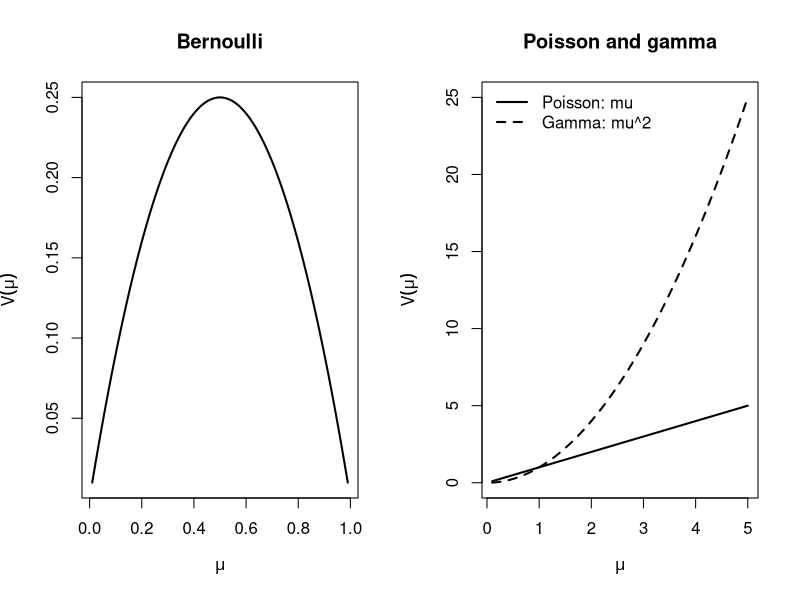

This chart was generated by the following R code:
# Session 9 — The exponential family in R
# Statistical Modelling (BAM), IE University
# Prof. Dae-Jin Lee (daelee@faculty.ie.edu)
# Same code as 09-exponential-family.Rmd. Run from this folder.

# ---- cumulant ----
# Numerical first and second derivatives of b at theta
d1 <- function(b, th, h = 1e-4) (b(th + h) - b(th - h)) / (2 * h)
d2 <- function(b, th, h = 1e-4) (b(th + h) - 2 * b(th) + b(th - h)) / h^2

# Poisson(mu = 3): theta = log(mu), b(theta) = exp(theta), a(phi) = 1
mu <- 3
c(mean = d1(exp, log(mu)), var = d2(exp, log(mu)))

# Bernoulli(p = 0.2): theta = logit(p), b(theta) = log(1 + exp(theta))
p <- 0.2
b_bern <- function(th) log(1 + exp(th))
c(mean = d1(b_bern, qlogis(p)), var = d2(b_bern, qlogis(p)))   # p and p(1 - p)

# Gamma(mean mu, shape nu): theta = -1/mu, b(theta) = -log(-theta), a(phi) = 1/nu
mu <- 2; nu <- 4
b_gam <- function(th) -log(-th)
c(mean = d1(b_gam, -1 / mu),               # b'(theta) = -1/theta = mu
  var  = d2(b_gam, -1 / mu) * (1 / nu))    # b''(theta) a(phi) = mu^2 / nu

# ---- simulate ----
set.seed(2027)
y_pois <- rpois(1e5, lambda = 3)
y_gam  <- rgamma(1e5, shape = 4, rate = 4 / 2)   # mean 2, variance 2^2/4 = 1
rbind(poisson = c(mean = mean(y_pois), var = var(y_pois)),
      gamma   = c(mean = mean(y_gam),  var = var(y_gam)))

# ---- variance-functions ----
mu <- seq(0.01, 0.99, length.out = 200)
op <- par(mfrow = c(1, 2))
plot(mu, mu * (1 - mu), type = "l", lwd = 2, xlab = expression(mu),
     ylab = expression(V(mu)), main = "Bernoulli")
m <- seq(0.1, 5, length.out = 200)
plot(m, m^2, type = "l", lwd = 2, lty = 2, xlab = expression(mu),
     ylab = expression(V(mu)), main = "Poisson and gamma")
lines(m, m, lwd = 2)
legend("topleft", c("Poisson: mu", "Gamma: mu^2"), lty = 1:2, lwd = 2, bty = "n")
par(op)

# ---- families ----
fam <- binomial(link = "logit")
fam$linkfun(0.2)     # g(mu) = logit(0.2)
fam$linkinv(-1.386)  # g^{-1}(eta): back to (0, 1)
fam$variance(0.2)    # V(mu) = mu (1 - mu)
poisson()$variance(3)
Gamma()$link         # canonical link of the gamma is the inverse link 1/mu
